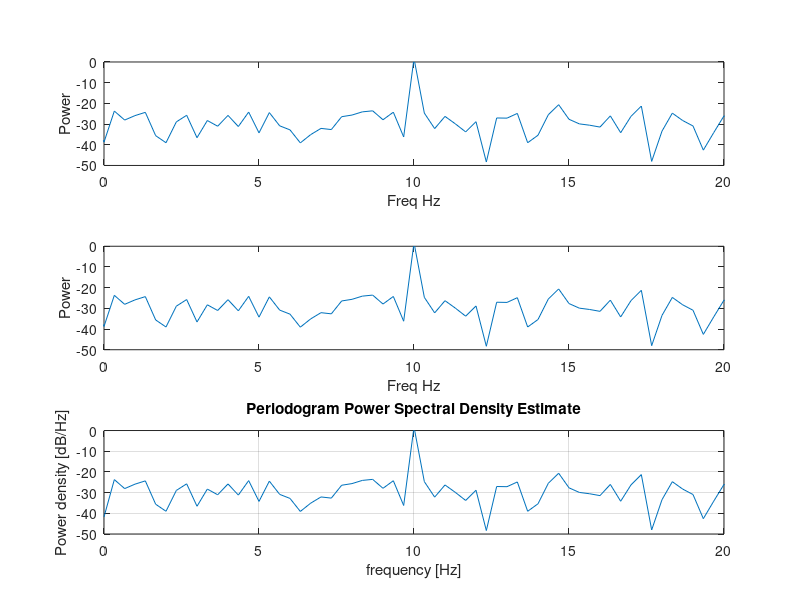
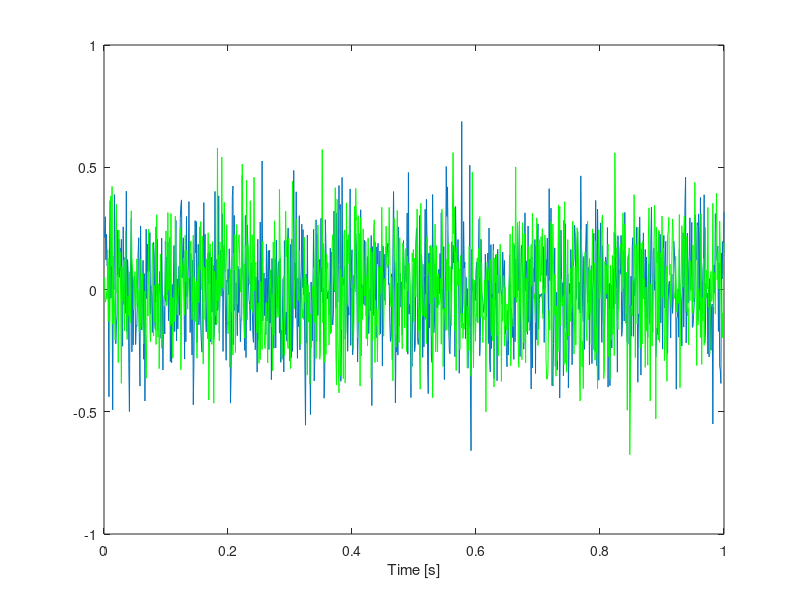

The MATLAB script that drew these images, in order:
% Create some data
dt = 0.001; % time step [s]
t = (dt:dt:3); % duration [s]
T = max(t); % max time
N = length(t); % total number of indices
x = sin(2.0*pi*t*10) + randn(1,N); % signal + noise data

% Fourier transform, decomposes signal into sinusoids 
% Nyquist frequency (sampling frequency/2), in steps of 1/T
% - Nyquist frequency: time step: + Nyquist frequency
fj = (-1/dt/2: 1/T :1/dt/2-1/T); 

% For each freq, compute the Fourier transform and save as X
X = zeros(1, length(fj)); % pre-allocate
for j = 1:length(fj)
    X(j) = sum( x.* exp(-2*pi*1i*fj(j)*t) ); 
end

% Compute the power spectrum
pow = 2*dt^2/T * X.*conj(X); 
subplot(3,1,1); 
plot(fj, 10*log10(real(pow))); axis tight; xlim([0 20]); ylim([-50 0]); 
xlabel('Freq Hz'); ylabel('Power'); % [V^2], spectral density (V^2/ Hz)

% Plot with built-in FFT function
X = fft(x); % y-axis

% make x-axis for built-in FFT plot (freq)
df = 1/T;
fNQ = 1/dt/2; % Nyquist freq
faxis = (-fNQ : df : fNQ-df); 

% Re-compute the power spectrum
pow = 2*dt^2/T * X.*conj(X); 

% Plot on decibel scale
subplot(3,1,2);
plot(faxis, 10*log10(fftshift(pow))); axis tight; xlim([0 20]); ylim([-50 0]); 
xlabel('Freq Hz'); ylabel('Power'); 

% Plot power spectrum
subplot(3,1,3);
periodogram(x, [], N, 1/dt); xlim([ 0 20]); ylim([-50 0]); 

% V(X), V(Y) => V(X,Y) co-variance
% Compute co-variance 

% Make random noisy signals
dt = 0.001; % sampling interval
t = dt:dt:1; % [s]
x = 0.2*randn(1, length(t));
y = 0.2*randn(1, length(t)); 

% plot two signals
figure; 
plot(t, x); 
hold on;
plot(t, y, 'g');
hold off;
xlabel('Time [s]'); 

















    
    
    
    
    

